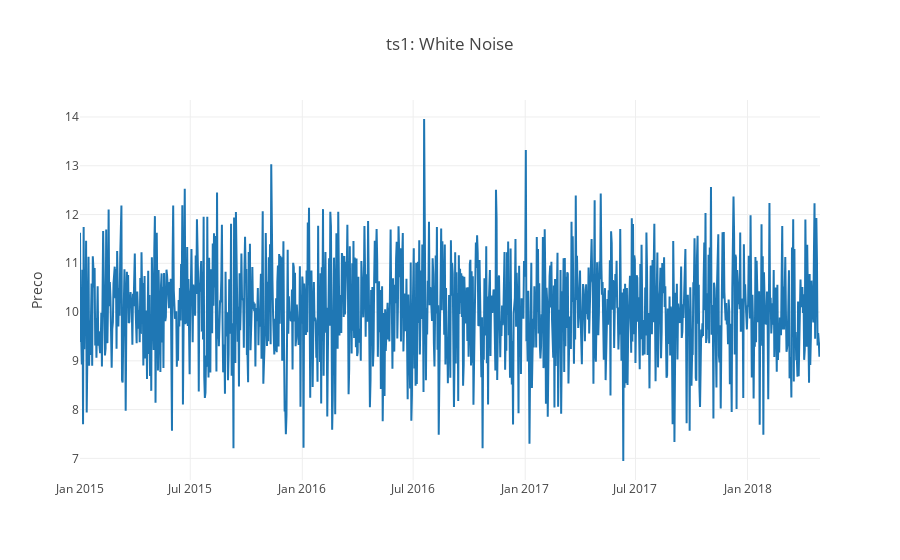

This figure's notebook cell:
### Code cell
plotscatter(ts1, columns=['Values'], name='ts1', title='ts1: White Noise')

### Figure 1 — Plotly figure (JSON) as saved in the notebook; plotly's stock layout.template omitted (floating-point values rounded to 4 significant figures; data arrays with more than 128 entries replaced by an {"elided": "..."} marker saying what was removed)
{"data": [{"name": "Values", "type": "scatter", "x": {"elided": "1216 str values"}, "y": {"elided": "1216 float values"}}], "layout": {"legend": {"orientation": "h"}, "title": "ts1: White Noise", "yaxis": {"title": "Preco"}}}
